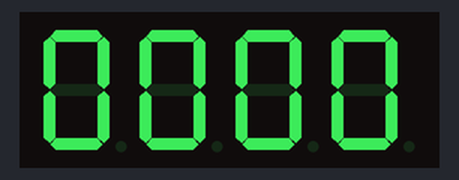
The sketch below on a simulated ESP32. Shown: 4-digit seven-segment display. Wiring (inferred from the names in the program): 4-digit 7-segment display, segments lit when HIGH: segments GPIO 2, GPIO 4, GPIO 5, GPIO 12, GPIO 13, GPIO 14, GPIO 15; digit selects GPIO 25, GPIO 26, GPIO 22, GPIO 23. The segment pins are drawn as the display they are named for.

Above: at 0.1 s.
At 5.2 s:
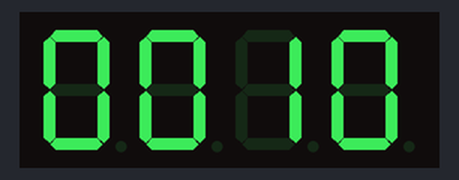
At 10.2 s:
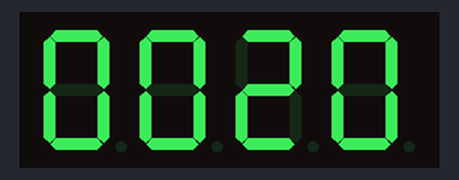
At 18.8 s:
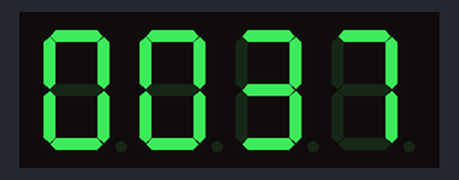
At 29.5 s:
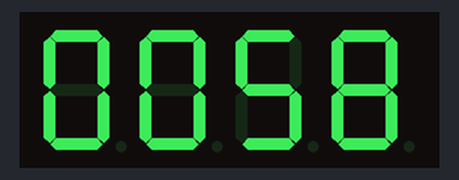
At 39.1 s:
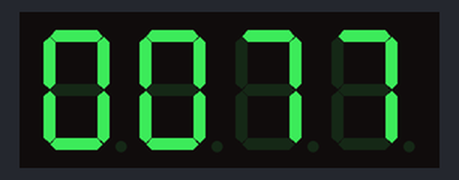

The sketch:

practica_4.ino
```cpp
const int segmentPins[7] = {2, 4, 5, 12, 13, 14, 15};
const int transistor1 = 25;
const int transistor2 = 26;
const int transistor3 = 22;
const int transistor4 = 23;

// Muestra del 0 a 9
const byte numbers[10][7] = {
  {1, 1, 1, 1, 1, 1, 0}, // 0
  {0, 1, 1, 0, 0, 0, 0}, // 1
  {1, 1, 0, 1, 1, 0, 1}, // 2
  {1, 1, 1, 1, 0, 0, 1}, // 3
  {0, 1, 1, 0, 0, 1, 1}, // 4
  {1, 0, 1, 1, 0, 1, 1}, // 5
  {1, 0, 1, 1, 1, 1, 1}, // 6
  {1, 1, 1, 0, 0, 0, 0}, // 7
  {1, 1, 1, 1, 1, 1, 1}, // 8
  {1, 1, 1, 1, 0, 1, 1}  // 9
};

int number = 0; // Número inicial
unsigned long lastUpdateTime = 0; // Última actualización del número
const int updateInterval = 500; // Intervalo de actualización

void setup() {
  // Activación de pines
  for (int i = 0; i < 7; i++) {
    pinMode(segmentPins[i], OUTPUT);
    digitalWrite(segmentPins[i], LOW);
  }
  // Activación de transistores
  pinMode(transistor1, OUTPUT);
  pinMode(transistor2, OUTPUT);
  pinMode(transistor3, OUTPUT);
  pinMode(transistor4, OUTPUT);
  digitalWrite(transistor1, LOW);
  digitalWrite(transistor2, LOW);
  digitalWrite(transistor3, LOW);
  digitalWrite(transistor4, LOW);
}

void loop() {
  unsigned long currentTime = millis();
  // Contador
  if (currentTime - lastUpdateTime >= updateInterval) {
    lastUpdateTime = currentTime;
    number++;
    if (number > 9999) {
      number = 0; // Reiniciar a 0 cuando llegue a 9999
    }
  }

  int thousands = number / 1000; // Millar
  int hundreds = (number / 100) % 10; // Centenas
  int tens = (number / 10) % 10; // Decenas
  int units = number % 10; // Unidades

  // Mostrar las unidades de mil
  digitalWrite(transistor1, HIGH);
  digitalWrite(transistor2, LOW);
  digitalWrite(transistor3, LOW);
  digitalWrite(transistor4, LOW);
  for (int i = 0; i < 7; i++) {
    digitalWrite(segmentPins[i], numbers[thousands][i]);
  }
  delay(5); // Ajustar el retardo para un refresco adecuado

  // Mostrar las centenas
  digitalWrite(transistor1, LOW);
  digitalWrite(transistor2, HIGH);
  digitalWrite(transistor3, LOW);
  digitalWrite(transistor4, LOW);
  for (int i = 0; i < 7; i++) {
    digitalWrite(segmentPins[i], numbers[hundreds][i]);
  }
  delay(5); // Ajustar el retardo para un refresco adecuado

  // Mostrar las decenas
  digitalWrite(transistor1, LOW);
  digitalWrite(transistor2, LOW);
  digitalWrite(transistor3, HIGH);
  digitalWrite(transistor4, LOW);
  for (int i = 0; i < 7; i++) {
    digitalWrite(segmentPins[i], numbers[tens][i]);
  }
  delay(5); // Ajustar el retardo para un refresco adecuado

  // Mostrar las unidades
  digitalWrite(transistor1, LOW);
  digitalWrite(transistor2, LOW);
  digitalWrite(transistor3, LOW);
  digitalWrite(transistor4, HIGH);
  for (int i = 0; i < 7; i++) {
    digitalWrite(segmentPins[i], numbers[units][i]);
  }
  delay(5); // Ajustar el retardo para un refresco adecuado
}
```

Measured:
- what the display in image 0 shows lasts 0.6 s, from 0.0 s to 0.6 s
